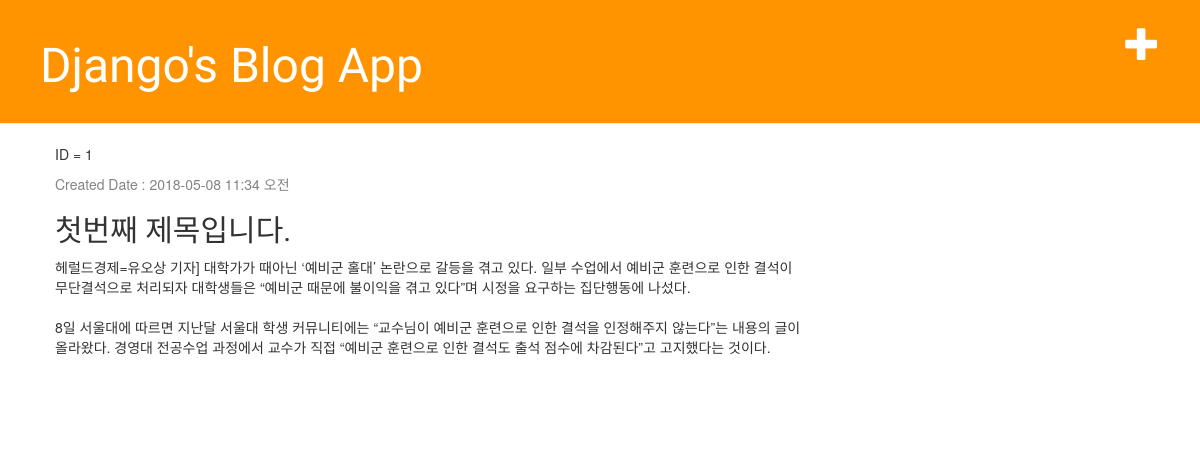
The app's page /post/1/ with its own data.
### blog/models.py (models this page shows, shortened)
class Post(models.Model):
    author = models.ForeignKey('auth.user')
    title = models.CharField(max_length=200)
    text = models.TextField()
    created_date = models.DateTimeField(default=timezone.now)
    published_date = models.DateTimeField(blank=True, null=True)

### blog/views.py (the view)
# urls.py: url(r'^post/(?P<pk>\d+)/$', views.post_detail, name='post_detail'),
def post_detail(request, pk):
    post = get_object_or_404(Post, pk=pk)
    return render(request, 'blog/post_detail.html', {'post': post})

### blog/templates/blog/post_detail.html (shortened to what this page needs)
{% extends 'blog/base.html' %}
{% block content %}
     <div class="post">
         <p>ID = {{post.id}}</p>
         <div class="date">
            <p>Created Date : {{post.created_date | date:"Y-m-d g:i a"}}</p>
        </div>
        <h2>{{post.title}}</a> </h2>
        <p>{{post.text | linebreaksbr}}</p>
    </div>
{% endblock %}

### blog/templates/blog/base.html (shortened to what this page needs)
<!DOCTYPE html>
{% load staticfiles %}
<html lang="ko">
<head>
    <link rel="stylesheet" href="//maxcdn.bootstrapcdn.com/bootstrap/3.2.0/css/bootstrap.min.css">
    <link rel="stylesheet" href="//maxcdn.bootstrapcdn.com/bootstrap/3.2.0/css/bootstrap-theme.min.css">
    <link rel="stylesheet" href="{% static 'css/blog.css' %}" />
</head>
<body>
    <div class="page-header">
        <a href="{% url 'post_new' %}" class="top-menu">
            <span class="glyphicon glyphicon-plus"></span>
        </a>
        <h1><a href="/" >Django's Blog App</a></h1>
    </div>
    <div class="content container">
        <div class="row">
            <div class="col-md-8">
                {% block content%}
                {% endblock %}
            </div>
        </div>
    </div>
</body>
</html>

### blog/static/css/blog.css (style rules this page uses)
.page-header { background-color: #ff9400; margin-top: 0; padding: 20px 20px 20px 40px; }
.page-header h1, .page-header h1 a, .page-header h1 a:visited, .page-header h1 a:active { color: #ffffff; font-size: 36pt; text-decoration: none; }
.content { margin-left: 40px; }
h1, h2, h3, h4 { font-family: 'Lobster', cursive; }
.date { color: #828282; }
.top-menu, .top-menu:hover, .top-menu:visited { color: #ffffff; float: right; font-size: 26pt; margin-right: 20px; }
.post { margin-bottom: 70px; }

### records on screen
Post: id "1", created_date "2018-05-08 11:34 오전", title "첫번째 제목입니다.", text "헤럴드경제=유오상 기자] 대학가가 때아닌 ‘예비군 홀대’ 논란으로 갈등을 겪고 있다. 일부 수업에서 예비군 훈련으로 인한 결석이 무단결석으로 처리되자 대학생들은 “예비군 때문에 불이익을 겪고 있다”며 시정을 요구하는 집단행동에 나섰다. 8일 서울대에 따르면 지난달 서울대 학생 커뮤니티에는 “교수님이 예비군 훈련으로 인한 결석을 인정해주지 않는다”는 내용의 글이 올라왔다. 경영대 전공수업 과정에서 교수가 직접 “예비군 훈련으로 인한 결석도 출석 점수에 차감된다”고 고지했다는 것이다."
